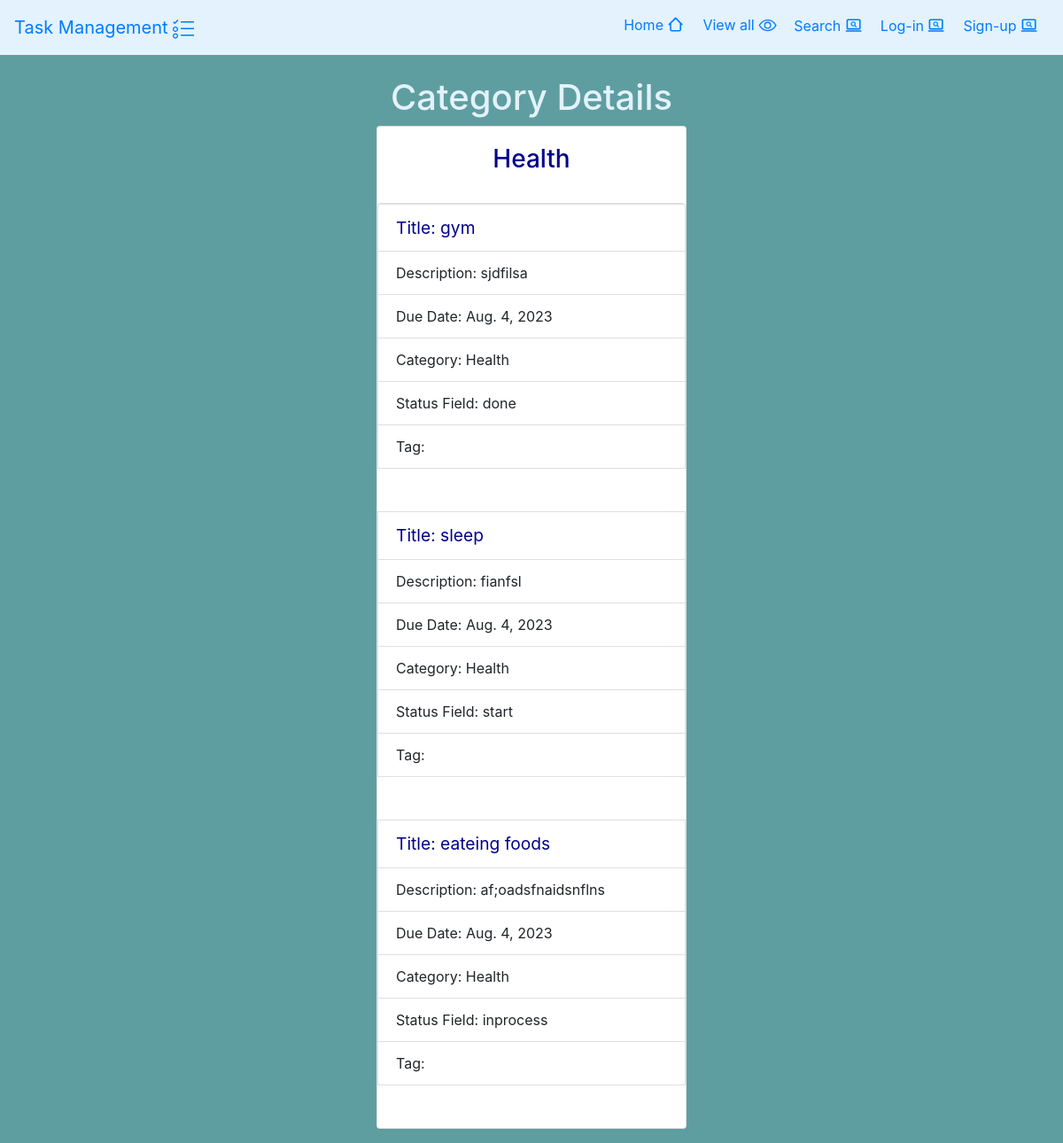
/category/1, run on an earlier commit of the app's database.
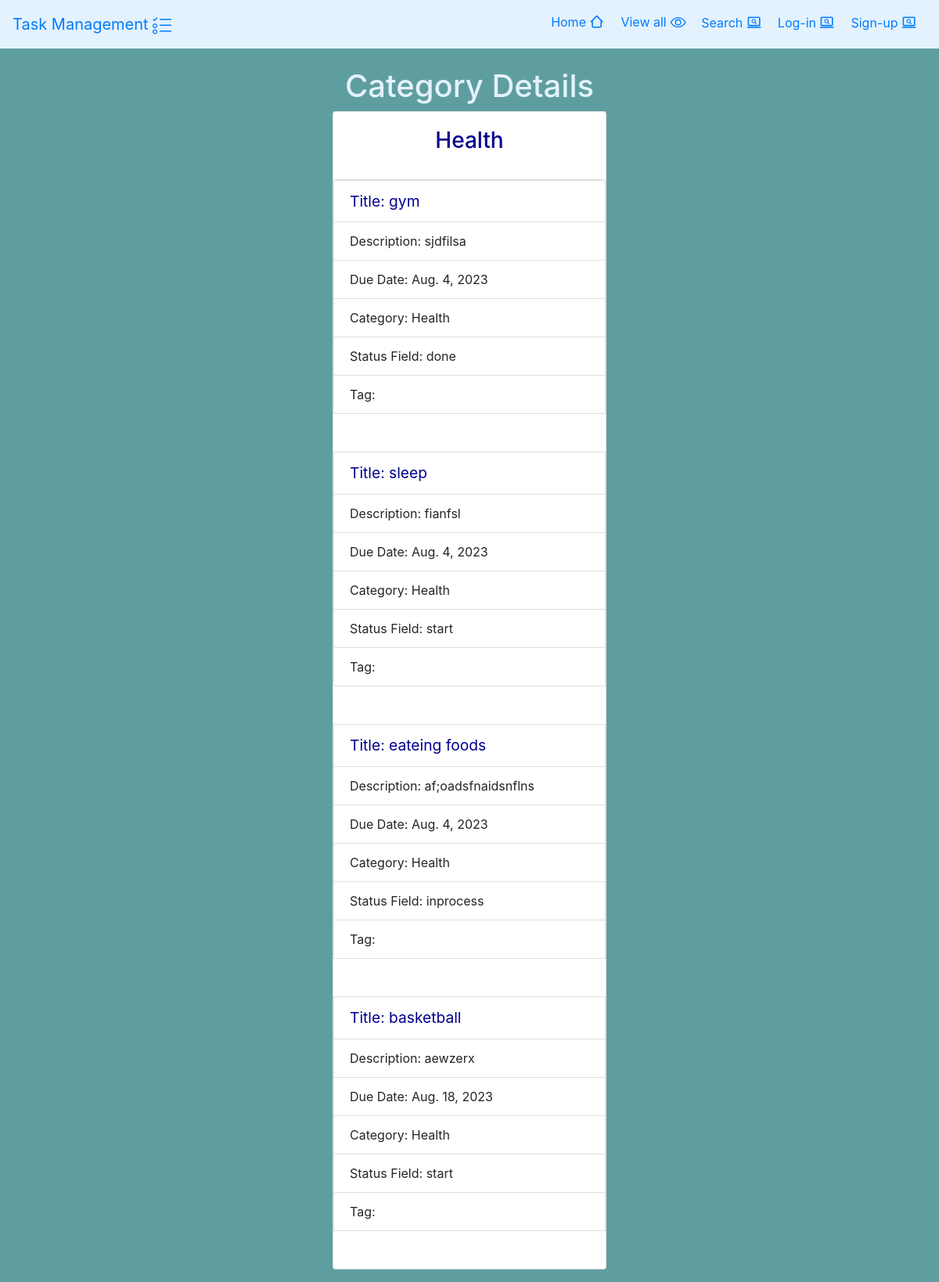
And on a later commit of the database.
### task/models.py (models this page shows, shortened)
class Task(models.Model):
    START= 'start'
    INPORCESS='inprocess'
    DONE = 'done'
    status_choice = [
        (START,'start'),
        (INPORCESS,'inprocess'),
        (DONE,'done')
    ]
    title=models.CharField(max_length=255)
    description=models.TextField()
    due_date=models.DateField(auto_now_add=False)
    category= models.ForeignKey(Category, on_delete=models.PROTECT)
    status_fields=models.CharField(max_length=255, choices=status_choice)
    tag=models.ManyToManyField(Tag)
    user=models.ForeignKey(User,on_delete=models.CASCADE)

### epic_quest/models.py (models this page shows)
class Category(models.Model):
    name=models.CharField(max_length=255,)
    description=models.TextField(null=True,blank=True)
    def __str__(self) -> str:
        return self.name
    class Meta:
        ordering=['name']

### epic_quest/views.py (the view)
# urls.py: path("category/<int:pk>", views.category_details, name="category_details"),
def category_details(request, pk):
    category = get_object_or_404(Category, pk=pk)
    tasks = Task.objects.filter(category=category)
    return render(request, "category_detalis.html", {"category": category, "tasks": tasks})

### epic_quest/templates/category_detalis.html (shortened to what this page needs)
{% extends 'base.html' %}
{% block content %}
<body style="background-color: cadetblue;">
    <br>
    <div class="container">
<div class="row justify-content-center">
    <h1 style="color:  #e3f2fd;">Category Details</h1>
</div>
<div class="row justify-content-center">
                <div class="col-md-4">
                    <div class="card mb-3">
                        <div class="card-body">
                            <h3 class="card-title text-center" style="color: darkblue;">{{ category.name }}</h3>
                        </div>
                        {% if tasks %}
                            <ul class="list-group">
                                {% for task in tasks %}
                                        <li class="list-group-item" style="font-size: larger;color:darkblue;">Title: {{ task.title }}</li>
                                        <li class="list-group-item">Description: {{ task.description }}</li>
                                        <li class="list-group-item">Due Date: {{ task.due_date }}</li>
                                        <li class="list-group-item">Category: {{ task.category }}</li>
                                        <li class="list-group-item">Status Field: {{ task.status_fields }}</li>
                                        <li class="list-group-item">Tag: {{ task.get_tags }}</li>
                                    <br>
                                    <br>
                                {% endfor %}
                            </ul>
                        {% else %}
                            <p class="text-center">No task.</p>
                        {% endif %}
                    </div>
                    </div>
                    <br>
                </div>
            </div>
</body>
{% endblock %}

What changed in the data, as far as the page shows it:
added Task: title "basketball", description "aewzerx", due_date "Aug. 18, 2023", category "Health", status_fields "start"
